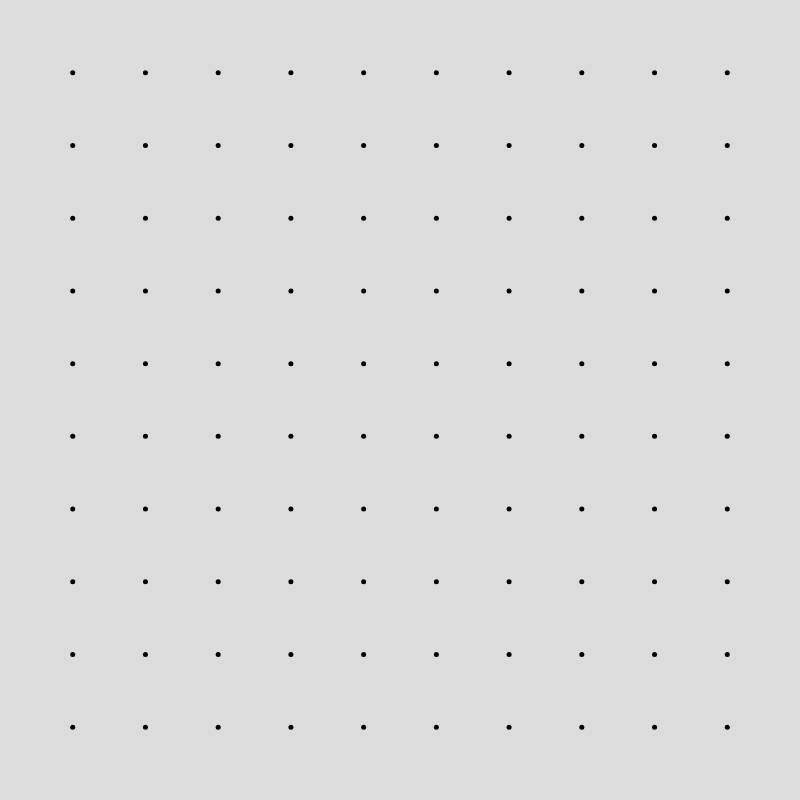
Frame 1 (no input)
Frame 60 (no input): identical to frame 1, image omitted
Frame 120 (the mouse pressed at the canvas centre since frame 60): identical to frame 1, image omitted

The p5.js sketch that drew this single still picture (run headless with seeded random() and noise() and a simulated clock; from frame 60 on, the mouse is pressed at the canvas centre):

// p5.js sketch
// ── sketch.js
// Shape used to draw point grid onto canvas
class GridPoint {
    constructor(x, y) {
        this.x = x;
        this.y = y;
        this.w = 5;
        this.color = color('black');
    }

    show() {
        noStroke();
        fill(this.color);
        ellipse(this.x, this.y, this.w);
    }
}

// Used as a station
class StarStation {
    constructor(x, y, w) {
        this.x = x;
        this.y = y;
        this.w = w;
        this.color = color('black');
        this.npoints = 4;

    }

    // Star function copied and modified from p5.js reference
    show() {
        strokeWeight(2);
        stroke(this.color);
        fill('white');
        let angle = (TWO_PI)/ this.npoints;
        let halfAngle = angle / 2.0;
        beginShape();
        for (let a = 0; a < TWO_PI; a += angle) {
        let sx = this.x + cos(a) * this.w;
        let sy = this.y + sin(a) * this.w;
        vertex(sx, sy);
        sx = this.x + cos(a + halfAngle) * (this.w/7 * 3);
        sy = this.y + sin(a + halfAngle) * (this.w/7 * 3);
        vertex(sx, sy);
        }
        endShape(CLOSE);

    }
}

class CircleStation {
    constructor(x, y, w) {
        this.x = x;
        this.y = y;
        this.w = w;
        this.color = color('black')

    }

    show() {
        strokeWeight(2);
        stroke(this.color);
        fill('white');
        ellipse(this.x, this.y, this.w);
    }
}

// Global vars
var canvasWidth = 800;
var canvasHeight = 800;
var control = false;
var stationSelected = 0;

// No. of gridpoints on canvas
var GridWidth = 10;
var GridHeight = 10;

function drawGrid() {
    // +1 for padding sides
    let gridSpacingW = canvasWidth / (GridWidth + 1);
    let gridSpacingH = canvasWidth / (GridHeight + 1);
    for (let a = 1; a < GridWidth+1; a++) {
        for (let b = 1; b < GridHeight+1; b++) {
            new GridPoint(a * gridSpacingW, b * gridSpacingH).show();
        }
    }
}

function debugLines() {
    strokeWeight(4);
    stroke(199, 36, 177);
    line(0, 0, canvasWidth, canvasHeight);
    line(0, canvasHeight, canvasWidth, 0);
}     
function setup() {
    let cnv = createCanvas(canvasWidth, canvasHeight);
    // add listener for debug
    cnv.mouseClicked(debugMouseClick);
    background(220);
    // debugLines();
    drawGrid();
    
    
    
    
}

// get the closest gridpoint based on given X and Y coordinates 
function getClosestGridPoint(x, y) {
    // +1 for padding sides
    let gridSpacingW = canvasWidth / (GridWidth + 1);
    let gridSpacingH = canvasWidth / (GridHeight + 1);

    let closestGridPointX = Math.round(x / gridSpacingW);

    // Clamp closestGridPointX to be an actual gridpoint
    closestGridPointX = (closestGridPointX <= 0) ? 1 : closestGridPointX;
    closestGridPointX = (closestGridPointX >= GridWidth) ? GridWidth : closestGridPointX;

    let closestGridPointY = Math.round(y / gridSpacingH);

    // Clamp closestGridPointY to be an actual gridpoint
    closestGridPointY = (closestGridPointY <= 0) ? 1 : closestGridPointY;
    closestGridPointY = (closestGridPointY >= GridHeight) ? GridHeight : closestGridPointY;

    // Multiply by spacing to get canvas coordinates
    return [closestGridPointX * gridSpacingW, closestGridPointY * gridSpacingH];
}

// main event loop
function draw() {

}

function keyPressed() {
    if (keyCode === CONTROL) {
        control = true;
    }
    return false;
}

function keyReleased() {
    if (keyCode === CONTROL) {
        control = false;
    }

    return false;
}

function mousePressed() {
    if (mouseButton === CENTER) {
        stationSelected = (stationSelected === 1) ? 0 : 1;
    }

    return false;
}

function debugMouseClick() {
    stroke(199, 36, 177);
    fill('white');
    strokeWeight(5);
    let gridX = getClosestGridPoint(mouseX, mouseY)[0];
    let gridY = getClosestGridPoint(mouseX, mouseY)[1];

    switch (stationSelected) {
        case 0:
            new StarStation(gridX, gridY, 20).show();
            break;
        case 1:
            new CircleStation(gridX, gridY, 40).show();
            break;
        default:
            new CircleStation(gridX, gridY, 20).show();
            console.log(`stationSelected equal to ${stationSelected}, falling back to default behavior`);
            break;

    }
    
    noStroke();
}
